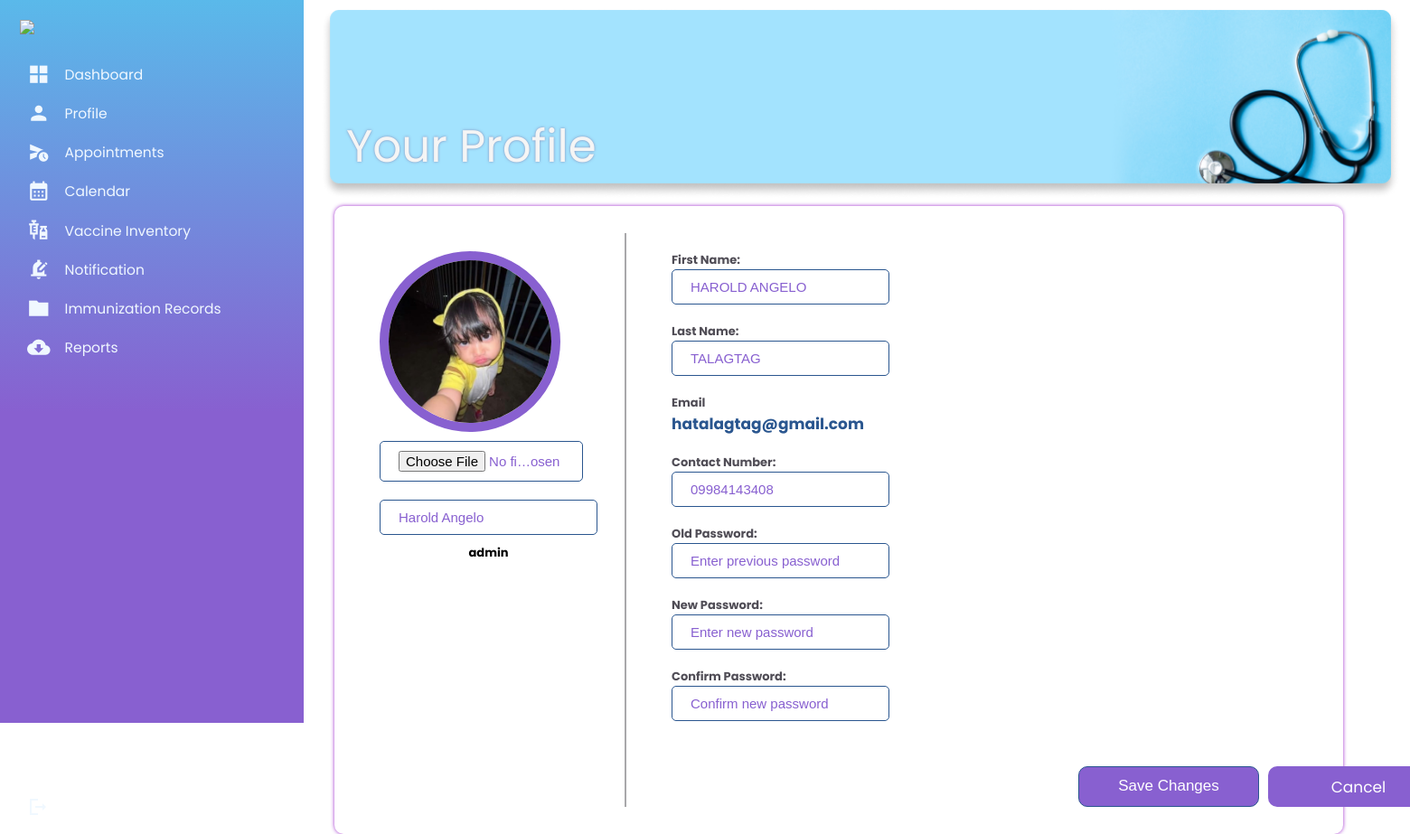
/Admin/Update-Profile1.php (signed in), run on the app's committed database.
### tables this page shows
CREATE TABLE `usertable` (
  `userid` int(11) NOT NULL,
  `firstname` varchar(60) NOT NULL,
  `lastname` varchar(60) NOT NULL,
  `user_email` varchar(60) NOT NULL,
  `username` varchar(60) NOT NULL,
  `phonenumber` varchar(60) NOT NULL,
  `token_verified` varchar(100) NOT NULL,
  `status_verified` tinyint(2) NOT NULL DEFAULT 0 COMMENT '0- not verified 1-verified',
  `password` varchar(60) NOT NULL,
  `image` longblob NOT NULL,
  `usertype` varchar(6) NOT NULL,
  `datecreated` timestamp NOT NULL DEFAULT current_timestamp(),
  `is_notified` int(11) DEFAULT 0 COMMENT '0 - not notified\r\n1 - notified',
  `code` mediumint(50) NOT NULL,
  `status` text NOT NULL
);

### Admin/Update-Profile1.php (the view, shortened to what this page needs)
<?php
include '../templates/Header.php';
?>
<!DOCTYPE html>
<html>
<link rel="stylesheet" href="../Parent/css/style2.css">
<body>
    <div class="container">
        <div class="column1">
          <?php include('../templates/Admin-Dash.php'); ?>
        </div>
        <div class="column">
            <div class="dashboard">
                <img src="./images/Profile.png">
            <div class="dashboard-text">
                <h1>Your Profile</h1>
            </div>
            </div>
             <div class="content">
                <div class="profile-pic">
                <form action="" method="post" enctype="multipart/form-data">
                <?php
                    $select = mysqli_query($conn, "SELECT * FROM `usertable` WHERE userid = '$user_id'") or die('query failed');
                     if(mysqli_num_rows($select) > 0){
                    $fetch = mysqli_fetch_assoc($select);
                    }
                      if($fetch['image'] == ''){
                         echo '<img src="assets/images/default-avatar.png">';
                      }else{
                     echo '<img src="../Homepage/uploaded_img/'.$fetch['image'].'" alt="Profile Avatar" class="profilepic">';
                     }
                     ?>
                <input type="file" name="update_image" accept="image/jpg, image/jpeg, image/png" class="box1">
                 <input type="text" name="update_username" value="<?php echo $fetch['username']; ?>" class="box">
                  <h4><?php echo $fetch['usertype']; ?></h4>
                </div>
                <div class="profile-details">
                <h4>First Name:</h4>
                <input type="text"name="update_firstname" value="<?php echo $fetch['firstname']; ?>" class="box">
                <h4>Last Name:</h4>
                <input type="text" name="update_lastname" value="<?php echo $fetch['lastname']; ?>" class="box">
                <h4>Email</h4>
                <h3><?php echo $fetch['user_email']; ?></h3>
                <h4>Contact Number:</h4>
                <input type="text" name="update_phonenumber" value="<?php echo $fetch['phonenumber']; ?>" class="box">
                <h4>Old Password:</h4>
                <input type="password" name="update_pass" placeholder="Enter previous password" class="box">
                <h4>New Password:</h4>
                <input type="password" name="new_pass" placeholder="Enter new password" class="box">
                <h4>Confirm Password:</h4>
                <input type="password" name="confirm_pass" placeholder="Confirm new password" class="box">
                <div class="btnb">
                <input href="Update-Profile.php" type="submit" name="update_profile" style=" padding: 10px 10px 10px 10px;
                                                         width: 200px;
                                                         height: 45px;
                                                         background: #8860D0;
                                                         border-radius: 10px;
                                                         font-size: 17px;
                                                         color: white;
                                                         cursor: pointer;
                                                         text-align: center;
                                                         margin-right: 10px;" value="Save Changes" >
                <a href="Profile-TAB.php" class="btn-b">Cancel</a>
                </div>
                </div>
             </div>
        </div>
    </div>
</body>
</html>

### Parent/css/style2.css (style rules this page uses)
.column { position: absolute; left: 270px; right: 50px; }
.column1 { position: fixed; height: 100%; }
.dashboard { position: relative; }
.dashboard img { padding: 8px 85px; width: 1500px; flex-shrink: 0; }
.dashboard-text { position: absolute; top: 100px; padding: 25px 113px; }
.dashboard-text h1 { color: whitesmoke; text-shadow: 0px 0px 3px rgba(101, 53, 113, 0.5); font-family: 'Poppins', sans-serif; font-size: 50px; font-style: normal; font-weight: 400; line-height: normal; }
.content { display: flex; background-color: #ffffff; margin: 0 0px 0 100px; width: 90%; max-width: 1500px; min-height: 500px; flex-shrink: 0; border-radius: 10px; box-shadow: 0 0 4px rgba(142, 5, 196, 0.849); padding: 30px; box-sizing: border-box; }
.profile-pic { padding: 20px 30px 0 20px; margin: 0 30px 0 0px; max-width: 350px; min-height: 400px; border-right: 2px solid #a9a8ab; }
.profile-pic img { border-radius: 100px; border: 10px solid #8860D0; width: 200px; height: 200px; }
.profile-pic h4 { text-align: center; }
.profile-details { margin-left: 20px; max-width: 1000px; min-height: 400px; }
.profile-details h4 { margin-top: 20px; color: #504d56; }
.profile-details h3 { color: #2a568f; font-size: 17px; }
.btnb { margin-left: 450px ; margin-top: 50px; display: flex; text-align: center; }
.btn-b { padding: 10px 10px 10px 10px; width: 200px; height: 45px; background: #8860D0; border-radius: 10px; font-size: 17px; color: white; cursor: pointer; text-align: center; margin-right: 10px; }
.profile-details input { background: transparent; border: none; outline: none; border: 1px solid #2a568f; border-radius: 5px; font-size: 15px; color: #8860D0; padding: 10px 20px; transition: color 0.3s, border-color 0.3s; }
.profile-details input::placeholder { color: #8860D0; }
.profile-pic input { margin-top: 10px; margin-bottom: 10px; background: transparent; border: none; outline: none; border: 1px solid #2a568f; border-radius: 5px; font-size: 15px; color: #8860D0; padding: 10px 20px; transition: color 0.3s, border-color 0.3s; }
.profile-pic input::placeholder { color: #8860D0; }
.box1 { font-size: 5px; width: 225px; }
@media screen and (max-width: 2560px) { .dashboard img { width: 110%; } }

### assets/css/style0.css (style rules this page uses)
* { margin: 0; padding: 0; outline: 0; border: 0; text-decoration: none; list-style: none; box-sizing: border-box; }
body { display: grid; height: 100%; font-family: Poppins, sans-serif; font-size: 13px; background: white; background-size: cover; background-repeat: no-repeat; background-position: center center; user-select: none; overflow-x: hidden; }
img { display: block; width: 100%; }

### data on the page
usertable: image (picture), update_username "Harold Angelo", usertype "admin", update_firstname "HAROLD ANGELO", update_lastname "TALAGTAG", user_email "hatalagtag@gmail.com", update_phonenumber "09984143408"
